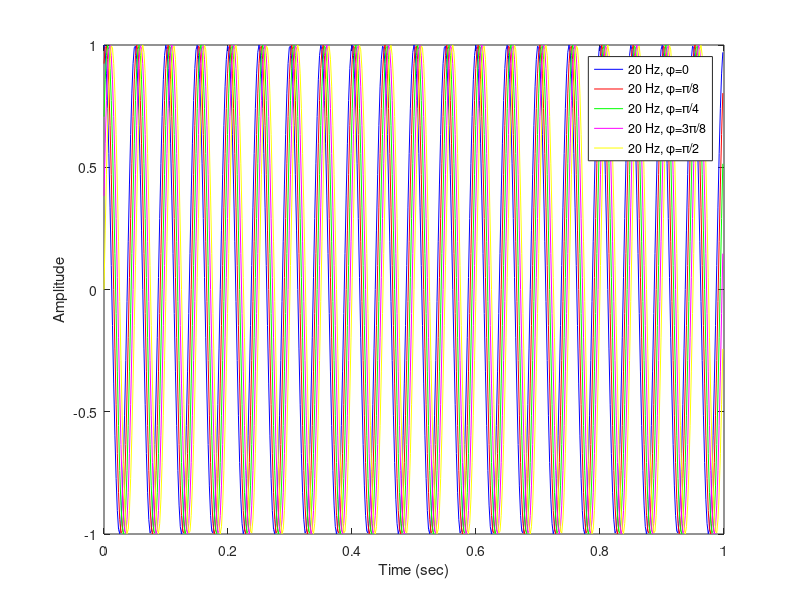
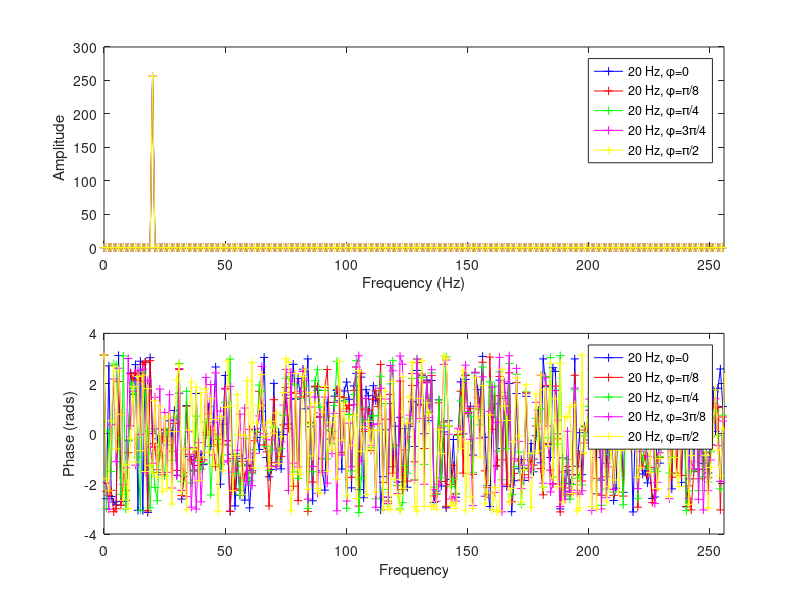
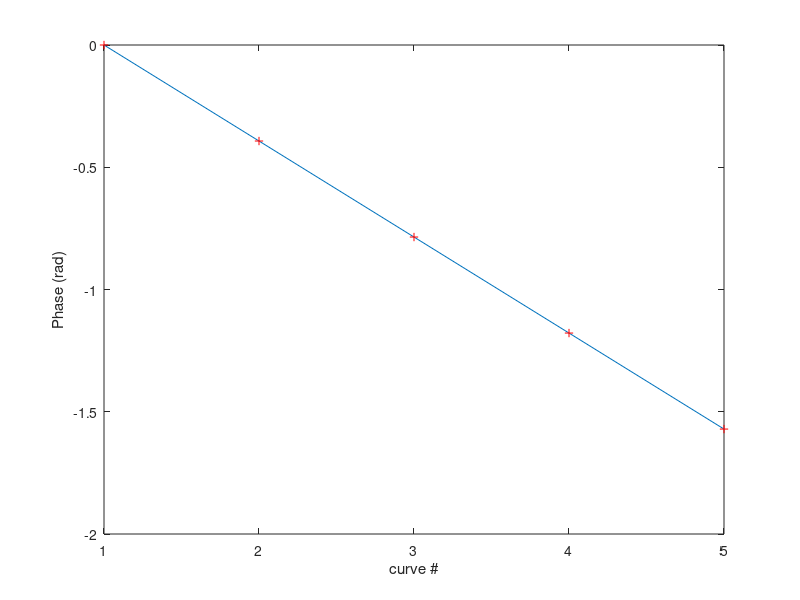
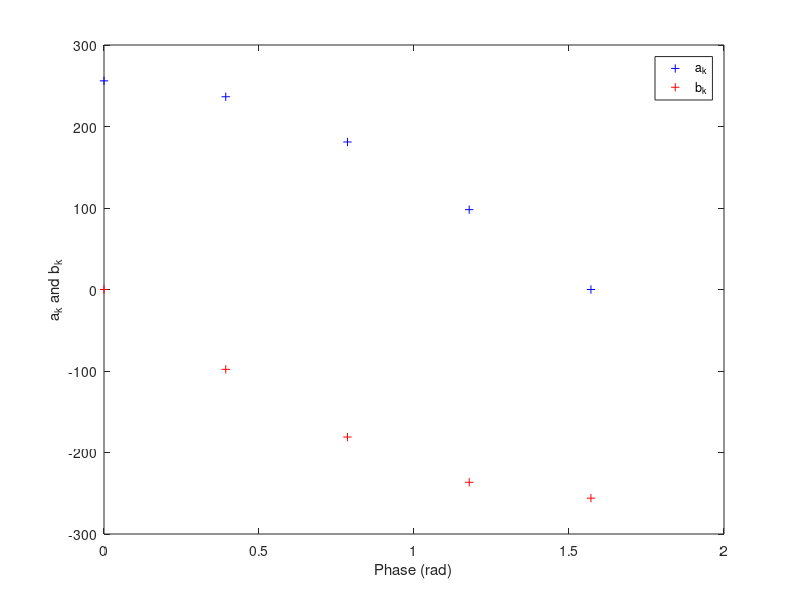

MATLAB code for these plots, in order:
% Fast Fourier Transform phase shift demo:
% Taking fft of a sine wave and display magnitude and phase
% then change phase and show the effect
% Frederic Cegla, 14/09/19
%=============================================================
% Start by defining signals
t=linspace(0,1-1/512,512); % time vector
y=cos(2*pi*20*t);  % 20 Hz signal
y1=cos(2*pi*20*t-pi/8);  % 20 Hz signal
y2=cos(2*pi*20*t-pi/4);  % 20 Hz signal
y3=cos(2*pi*20*t-3*pi/8);  % 20 Hz signal
y4=cos(2*pi*20*t-pi/2);  % 20 Hz signal

figure
plot(t,y,'b')
hold
plot(t,y1,'r')
plot(t,y2,'g')
plot(t,y3,'m')
plot(t,y4,'y')

legend('20 Hz, \phi=0','20 Hz, \phi=\pi/8', '20 Hz, \phi=\pi/4', '20 Hz, \phi=3\pi/8', '20 Hz, \phi=\pi/2')
xlabel('Time (sec)')
ylabel('Amplitude') % plot 20 and 30 Hz individuall in top plot


%%
% Now FFT, and display the different components magnitude and phase
%%

%take ffts
Fy=fft(y);
Fy1=fft(y1);
Fy2=fft(y2);
Fy3=fft(y3);
Fy4=fft(y4);
T=t(end); % period
F=[0:1/T:(length(t)-1)/T]; %define frequency vector

figure
% plot magnitude in top plot [ mag(Xk) = sqrt(ak^2+bk^2)]
subplot(2,1,1)
plot(F,abs(Fy),'-+b')
hold
plot(F,abs(Fy1),'-+r')
plot(F,abs(Fy2),'-+g')
plot(F,abs(Fy3),'-+m')
plot(F,abs(Fy4),'-+y')

xlabel('Frequency (Hz)')
ylabel('Amplitude')
xlim([0 256]) % display up to Nyquist Frequency
%legend('20 Hz','30 Hz','20 + 30 Hz')
legend('20 Hz, \phi=0','20 Hz, \phi=\pi/8', '20 Hz, \phi=\pi/4', '20 Hz, \phi=3\pi/4', '20 Hz, \phi=\pi/2')

%plot phase in bottom plot  [phase(Xk)= atan(bk/ak) or use Matlab angle function]
subplot(2,1,2)
plot(F,angle(Fy),'-+b')
hold
plot(F,angle(Fy1),'-+r')
plot(F,angle(Fy2),'-+g')
plot(F,angle(Fy3),'-+m')
plot(F,angle(Fy4),'-+y')

%extract phase at 20 Hz
phase_res=[angle(Fy(21)) angle(Fy1(21)) angle(Fy2(21)) angle(Fy3(21)) angle(Fy4(21))]; 

% label plot
xlabel('Frequency')
ylabel('Phase (rads)')
xlim([0 256]) % display up to Nyquist Frequency
legend('20 Hz, \phi=0','20 Hz, \phi=\pi/8', '20 Hz, \phi=\pi/4', '20 Hz, \phi=3\pi/8', '20 Hz, \phi=\pi/2')

% plot phase at 20Hz only 
figure
plot(phase_res)
hold
plot(-[0 pi/8 pi/4 3*pi/8 pi/2],'+r')
xlabel('curve #');
ylabel('Phase (rad)');

% plot a_k and b_k
figure
a_k=[real(Fy(21)) real(Fy1(21)) real(Fy2(21)) real(Fy3(21)) real(Fy4(21))]; 
b_k=[imag(Fy(21)) imag(Fy1(21)) imag(Fy2(21)) imag(Fy3(21)) imag(Fy4(21))]; 
plot([0 pi/8 pi/4 3*pi/8 pi/2], a_k,'+b');
hold
plot([0 pi/8 pi/4 3*pi/8 pi/2], b_k,'+r');
xlabel('Phase (rad)');
ylabel('a_k and b_k');
legend('a_k','b_k')